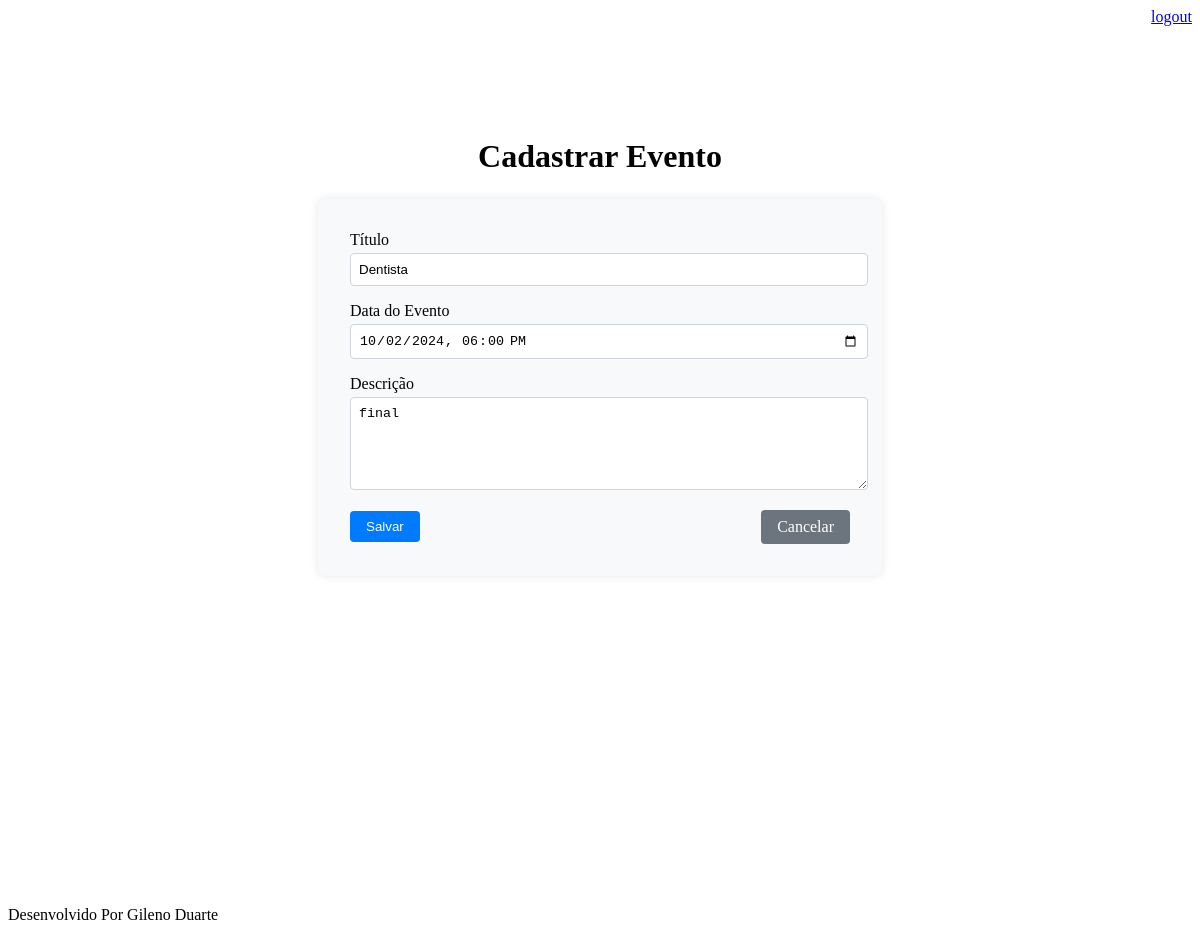
/agenda/evento/?id=19 (signed in), run on the app's committed database.
### core/models.py (models this page shows, shortened)
class Evento(models.Model):
    titulo=models.CharField(max_length=100)
    descricao=models.TextField(blank=True, null=True)
    data_evento = models.DateTimeField()
    data_criacao= models.DateTimeField(auto_now=True)
    usuario = models.ForeignKey(User, on_delete=models.CASCADE)
    class Meta:
        db_table = 'evento'
    def get_data_input_evento(self):
        return self.data_evento.strftime('%Y-%m-%dT%H:%M')

### core/views.py (the view)
# urls.py: path('agenda/evento/', views.evento, name='evento'),
@login_required(login_url='/login/')
def evento(request):
    id_envento = request.GET.get('id')
    dados={}
    if id_envento:
        dados['evento'] = Evento.objects.get(id=id_envento)
    return render(request,'evento.html', dados)

### templates/evento.html (shortened to what this page needs)
{% extends "model-page.html" %}
{% block content %}
    <div class="container">
            <h1>Cadastrar Evento</h1>
            <form action="submit" method="post" class="form">
                <div class="form-group">
                    <label for="titulo">Título</label>
                    <input type="text" id="titulo" name="titulo" value="{{ evento.titulo }}" class="form-control">
                </div>
                <div class="form-group">
                    <label for="data_evento">Data do Evento</label>
                    <input type="datetime-local" id="data_evento" name="data_evento" value="{{ evento.get_data_input_evento }}" class="form-control">
                </div>
                <div class="form-group">
                    <label for="descricao">Descrição</label>
                    <textarea id="descricao" name="descricao" rows="5" cols="23" class="form-control">{{ evento.descricao }}</textarea>
                </div>
                <div class="form-actions">
                    <button type="submit" class="btn btn-primary">Salvar</button>
                    <a href="/" class="btn btn-secondary">Cancelar</a>
                </div>
            </form>
    </div>
{% endblock %}

### static/css/evento.css (style rules this page uses)
.container { display: flex; flex-direction: column; align-items: center; justify-content: center; min-height: 100vh; padding: 2rem; }
h1 { margin-bottom: 1.5rem; }
.form { width: 100%; max-width: 500px; background-color: #f8f9fa; padding: 2rem; border-radius: 0.5rem; box-shadow: 0 0 10px rgba(0, 0, 0, 0.1); margin-bottom: 20%; }
.form-group { margin-bottom: 1rem; width: 100%; }
.form-control { width: 100%; padding: 0.5rem; margin-top: 0.25rem; border: 1px solid #ced4da; border-radius: 0.25rem; }
.form-actions { display: flex; justify-content: space-between; align-items: center; margin-top: 1rem; }
.btn { padding: 0.5rem 1rem; border: none; border-radius: 0.25rem; text-decoration: none; cursor: pointer; }
.btn-primary { background-color: #007bff; color: white; }
.btn-secondary { background-color: #6c757d; color: white; }

### data on the page
Evento: titulo "Dentista", data_evento "10/02/2024 18:00", descricao "final"
